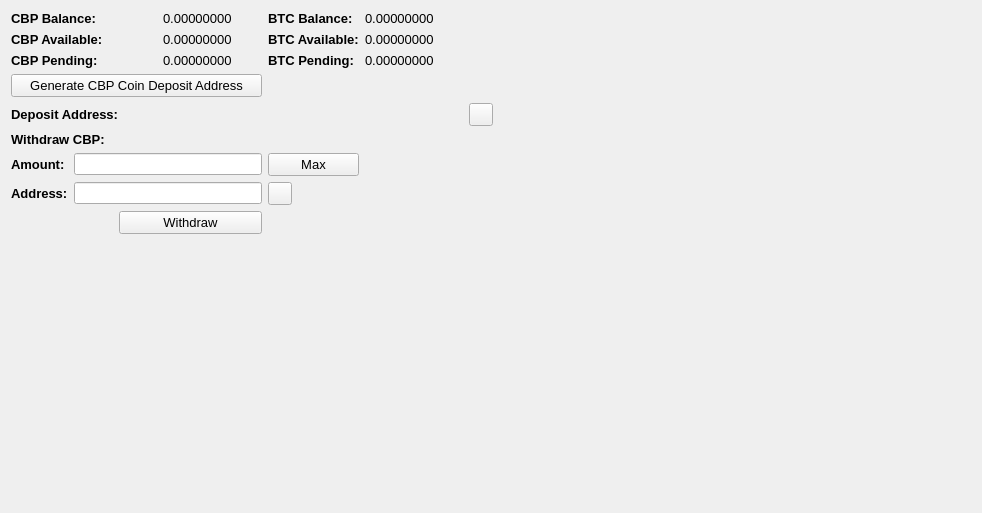
     <widget class="QWidget" name="BalanceTab">
      <attribute name="title">
       <string>Balance</string>
      </attribute>
      <layout class="QGridLayout" name="gridLayout_2">
       <item row="0" column="0" colspan="2">
        <widget class="QLabel" name="label_11">
         <property name="font">
          <font>
           <pointsize>10</pointsize>
           <weight>75</weight>
           <bold>true</bold>
          </font>
         </property>
         <property name="text">
          <string>CBP Balance:</string>
         </property>
        </widget>
       </item>
       <item row="0" column="3">
        <widget class="QLabel" name="CBPBalanceLabel">
         <property name="font">
          <font>
           <pointsize>10</pointsize>
          </font>
         </property>
         <property name="text">
          <string>0.00000000</string>
         </property>
         <property name="textInteractionFlags">
          <set>Qt::LinksAccessibleByMouse|Qt::TextSelectableByMouse</set>
         </property>
        </widget>
       </item>
       <item row="0" column="4">
        <widget class="QLabel" name="label_12">
         <property name="font">
          <font>
           <pointsize>10</pointsize>
           <weight>75</weight>
           <bold>true</bold>
          </font>
         </property>
         <property name="text">
          <string>BTC Balance:</string>
         </property>
        </widget>
       </item>
       <item row="0" column="5">
        <widget class="QLabel" name="BitcoinBalanceLabel">
         <property name="font">
          <font>
           <pointsize>10</pointsize>
          </font>
         </property>
         <property name="text">
          <string>0.00000000</string>
         </property>
         <property name="textInteractionFlags">
          <set>Qt::LinksAccessibleByMouse|Qt::TextSelectableByMouse</set>
         </property>
        </widget>
       </item>
       <item row="0" column="7" rowspan="10">
        <spacer name="horizontalSpacer_4">
         <property name="orientation">
          <enum>Qt::Horizontal</enum>
         </property>
         <property name="sizeHint" stdset="0">
          <size>
           <width>478</width>
           <height>488</height>
          </size>
         </property>
        </spacer>
       </item>
       <item row="1" column="0" colspan="2">
        <widget class="QLabel" name="label_13">
         <property name="font">
          <font>
           <pointsize>10</pointsize>
           <weight>75</weight>
           <bold>true</bold>
          </font>
         </property>
         <property name="text">
          <string>CBP Available:</string>
         </property>
        </widget>
       </item>
       <item row="1" column="3">
        <widget class="QLabel" name="CBPAvailableLabel_2">
         <property name="font">
          <font>
           <pointsize>10</pointsize>
          </font>
         </property>
         <property name="text">
          <string>0.00000000</string>
         </property>
         <property name="textInteractionFlags">
          <set>Qt::LinksAccessibleByMouse|Qt::TextSelectableByMouse</set>
         </property>
        </widget>
       </item>
       <item row="1" column="4">
        <widget class="QLabel" name="label_15">
         <property name="font">
          <font>
           <pointsize>10</pointsize>
           <weight>75</weight>
           <bold>true</bold>
          </font>
         </property>
         <property name="text">
          <string>BTC Available:</string>
         </property>
        </widget>
       </item>
       <item row="1" column="5">
        <widget class="QLabel" name="BitcoinAvailableLabel">
         <property name="font">
          <font>
           <pointsize>10</pointsize>
          </font>
         </property>
         <property name="text">
          <string>0.00000000</string>
         </property>
         <property name="textInteractionFlags">
          <set>Qt::LinksAccessibleByMouse|Qt::TextSelectableByMouse</set>
         </property>
        </widget>
       </item>
       <item row="2" column="0" colspan="2">
        <widget class="QLabel" name="label_14">
         <property name="font">
          <font>
           <pointsize>10</pointsize>
           <weight>75</weight>
           <bold>true</bold>
          </font>
         </property>
         <property name="text">
          <string>CBP Pending:</string>
         </property>
        </widget>
       </item>
       <item row="2" column="3">
        <widget class="QLabel" name="CBPPendingLabel">
         <property name="font">
          <font>
           <pointsize>10</pointsize>
          </font>
         </property>
         <property name="text">
          <string>0.00000000</string>
         </property>
         <property name="textInteractionFlags">
          <set>Qt::LinksAccessibleByMouse|Qt::TextSelectableByMouse</set>
         </property>
        </widget>
       </item>
       <item row="2" column="4">
        <widget class="QLabel" name="label_31">
         <property name="font">
          <font>
           <pointsize>10</pointsize>
           <weight>75</weight>
           <bold>true</bold>
          </font>
         </property>
         <property name="text">
          <string>BTC Pending:</string>
         </property>
        </widget>
       </item>
       <item row="2" column="5">
        <widget class="QLabel" name="BitcoinPendingLabel">
         <property name="font">
          <font>
           <pointsize>10</pointsize>
          </font>
         </property>
         <property name="text">
          <string>0.00000000</string>
         </property>
         <property name="textInteractionFlags">
          <set>Qt::LinksAccessibleByMouse|Qt::TextSelectableByMouse</set>
         </property>
        </widget>
       </item>
       <item row="3" column="0" colspan="4">
        <widget class="QPushButton" name="GenDepositBTN">
         <property name="font">
          <font>
           <pointsize>10</pointsize>
          </font>
         </property>
         <property name="text">
          <string>Generate CBP Coin Deposit Address</string>
         </property>
        </widget>
       </item>
       <item row="4" column="0" colspan="3">
        <widget class="QLabel" name="label_33">
         <property name="font">
          <font>
           <pointsize>10</pointsize>
           <weight>75</weight>
           <bold>true</bold>
          </font>
         </property>
         <property name="text">
          <string>Deposit Address:</string>
         </property>
        </widget>
       </item>
       <item row="4" column="3" colspan="3">
        <widget class="QLabel" name="DepositAddressLabel">
         <property name="minimumSize">
          <size>
           <width>300</width>
           <height>0</height>
          </size>
         </property>
         <property name="palette">
          <palette>
           <active>
            <colorrole role="WindowText">
             <brush brushstyle="SolidPattern">
              <color alpha="255">
               <red>0</red>
               <green>0</green>
               <blue>0</blue>
              </color>
             </brush>
            </colorrole>
            <colorrole role="Text">
             <brush brushstyle="SolidPattern">
              <color alpha="255">
               <red>0</red>
               <green>0</green>
               <blue>255</blue>
              </color>
             </brush>
            </colorrole>
           </active>
           <inactive>
            <colorrole role="WindowText">
             <brush brushstyle="SolidPattern">
              <color alpha="255">
               <red>0</red>
               <green>0</green>
               <blue>0</blue>
              </color>
             </brush>
            </colorrole>
            <colorrole role="Text">
             <brush brushstyle="SolidPattern">
              <color alpha="255">
               <red>0</red>
               <green>0</green>
               <blue>255</blue>
              </color>
             </brush>
            </colorrole>
           </inactive>
           <disabled>
            <colorrole role="WindowText">
             <brush brushstyle="SolidPattern">
              <color alpha="255">
               <red>120</red>
               <green>120</green>
               <blue>120</blue>
              </color>
             </brush>
            </colorrole>
            <colorrole role="Text">
             <brush brushstyle="SolidPattern">
              <color alpha="255">
               <red>120</red>
               <green>120</green>
               <blue>120</blue>
              </color>
             </brush>
            </colorrole>
           </disabled>
          </palette>
         </property>
         <property name="font">
          <font>
           <pointsize>10</pointsize>
           <weight>75</weight>
           <bold>true</bold>
          </font>
         </property>
         <property name="text">
          <string/>
         </property>
         <property name="alignment">
          <set>Qt::AlignRight|Qt::AlignTrailing|Qt::AlignVCenter</set>
         </property>
         <property name="textInteractionFlags">
          <set>Qt::LinksAccessibleByMouse|Qt::TextSelectableByKeyboard|Qt::TextSelectableByMouse</set>
         </property>
        </widget>
       </item>
       <item row="4" column="6">
        <widget class="QToolButton" name="DepositCopyButton">
         <property name="toolTip">
          <string>Copy to clipboard</string>
         </property>
         <property name="text">
          <string/>
         </property>
         <property name="icon">
          <iconset resource="../bitcoin.qrc">
           <normaloff>:/icons/editcopy</normaloff>:/icons/editcopy</iconset>
         </property>
         <property name="shortcut">
          <string>Alt+P</string>
         </property>
        </widget>
       </item>
       <item row="5" column="0" colspan="2">
        <widget class="QLabel" name="label_34">
         <property name="font">
          <font>
           <pointsize>10</pointsize>
           <weight>75</weight>
           <bold>true</bold>
          </font>
         </property>
         <property name="text">
          <string>Withdraw CBP:</string>
         </property>
        </widget>
       </item>
       <item row="6" column="0">
        <widget class="QLabel" name="label_26">
         <property name="font">
          <font>
           <pointsize>10</pointsize>
           <weight>75</weight>
           <bold>true</bold>
          </font>
         </property>
         <property name="text">
          <string>Amount:</string>
         </property>
        </widget>
       </item>
       <item row="6" column="1" colspan="3">
        <widget class="QLineEdit" name="WithdrawUnitsInput">
         <property name="font">
          <font>
           <pointsize>9</pointsize>
           <weight>75</weight>
           <bold>true</bold>
          </font>
         </property>
         <property name="text">
          <string/>
         </property>
        </widget>
       </item>
       <item row="6" column="4">
        <widget class="QPushButton" name="Withdraw_Max_Amount">
         <property name="font">
          <font>
           <pointsize>10</pointsize>
          </font>
         </property>
         <property name="text">
          <string>Max</string>
         </property>
        </widget>
       </item>
       <item row="7" column="0">
        <widget class="QLabel" name="label_10">
         <property name="font">
          <font>
           <pointsize>10</pointsize>
           <weight>75</weight>
           <bold>true</bold>
          </font>
         </property>
         <property name="text">
          <string>Address:</string>
         </property>
        </widget>
       </item>
       <item row="7" column="1" colspan="3">
        <widget class="QLineEdit" name="WithdrawAddress">
         <property name="font">
          <font>
           <pointsize>9</pointsize>
           <weight>75</weight>
           <bold>true</bold>
          </font>
         </property>
        </widget>
       </item>
       <item row="7" column="4">
        <widget class="QToolButton" name="WithdrawPasteButton">
         <property name="toolTip">
          <string>Paste from clipboard</string>
         </property>
         <property name="text">
          <string/>
         </property>
         <property name="icon">
          <iconset resource="../bitcoin.qrc">
           <normaloff>:/icons/editpaste</normaloff>:/icons/editpaste</iconset>
         </property>
         <property name="shortcut">
          <string>Alt+P</string>
         </property>
        </widget>
       </item>
       <item row="8" column="2" colspan="2">
        <widget class="QPushButton" name="WithdrawUnitsBtn">
         <property name="font">
          <font>
           <pointsize>10</pointsize>
          </font>
         </property>
         <property name="text">
          <string>Withdraw</string>
         </property>
        </widget>
       </item>
       <item row="9" column="0" colspan="6">
        <spacer name="verticalSpacer">
         <property name="orientation">
          <enum>Qt::Vertical</enum>
         </property>
         <property name="sizeHint" stdset="0">
          <size>
           <width>428</width>
           <height>262</height>
          </size>
         </property>
        </spacer>
       </item>
      </layout>
      <zorder>label_31</zorder>
      <zorder>label_15</zorder>
      <zorder>label_12</zorder>
      <zorder>label_14</zorder>
      <zorder>label_13</zorder>
      <zorder>label_11</zorder>
      <zorder>BitcoinBalanceLabel</zorder>
      <zorder>CBPBalanceLabel</zorder>
      <zorder>CBPAvailableLabel_2</zorder>
      <zorder>CBPPendingLabel</zorder>
      <zorder>BitcoinAvailableLabel</zorder>
      <zorder>BitcoinPendingLabel</zorder>
      <zorder>label_33</zorder>
      <zorder>GenDepositBTN</zorder>
      <zorder>DepositAddressLabel</zorder>
      <zorder>Withdraw_Max_Amount</zorder>
      <zorder>label_34</zorder>
      <zorder>WithdrawUnitsInput</zorder>
      <zorder>label_10</zorder>
      <zorder>label_26</zorder>
      <zorder>WithdrawAddress</zorder>
      <zorder>WithdrawUnitsBtn</zorder>
      <zorder>horizontalSpacer_4</zorder>
      <zorder>verticalSpacer</zorder>
      <zorder>WithdrawPasteButton</zorder>
      <zorder>DepositCopyButton</zorder>
     </widget>
